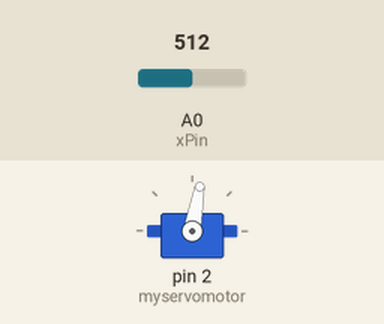
This sketch was run on a simulated Arduino Uno, built with avr-gcc and run on an emulated ATmega328P. On the bench: servo. The test bench sets the inputs (shaded band); at power-on: A0 (xPin) = 512.

Above: at 1.2 s.
1.3 s: A0 (xPin) set to 716
At 1.8 s:
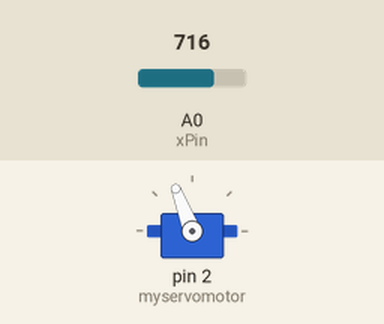
2.8 s: A0 (xPin) set to 900
At 4.0 s:
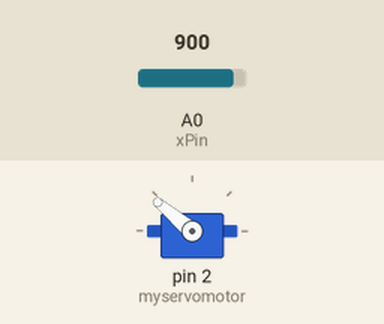
4.3 s: A0 (xPin) set to 1023
At 5.3 s:
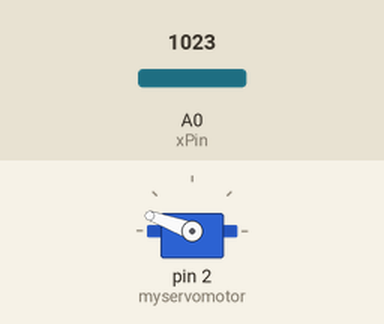
5.8 s: A0 (xPin) set to 511
At 6.4 s:
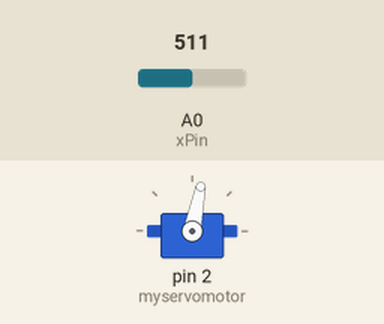
7.3 s: A0 (xPin) set to 306
At 7.6 s:
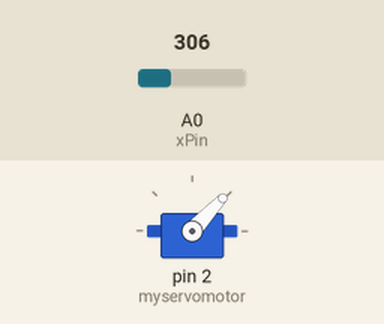
Timing chart, 0 to 9.8 s (numbered marks = the images above; inputs shaded):
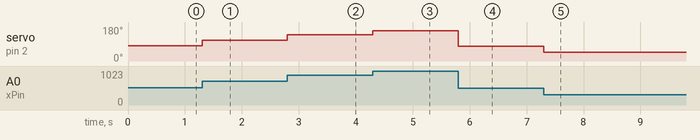

Measured:
- after the input at 1.3 s, servo on pin 2 (myservomotor): 80° → 111° at once
- after the input at 2.8 s, servo on pin 2 (myservomotor): 111° → 140° at once
- after the input at 4.3 s, servo on pin 2 (myservomotor): 140° → 160° at once
- after the input at 5.8 s, servo on pin 2 (myservomotor): 160° → 79° at once
- after the input at 7.3 s, servo on pin 2 (myservomotor): 79° → 47° at once

The sketch:

one_servo_motor_by_joystic.ino
```cpp
#include <Servo.h> // import servo motor library.
//#include "servo.h" // previous call.

int xPin = A0; // define the Pin input in joystic on the arduino and give it analog pin.

int xValue; // define variable to save the value of xPin in her.

int servoPosition; // define variable that take the value that the motor will move, after it has been calibrated.

Servo myservomotor; // define variable that will drive the motor directly.


void setup() {
  // put your setup code here, to run once:
  myservomotor.attach(2); // define the pin that the motor connected to it.
  pinMode(xPin, INPUT); // define the pin as an input pin.

}

void loop() {
  // put your main code here, to run repeatedly:
  xValue = analogRead(xPin); // define it as a variable whose input has an analog value.
  servoPosition = map(xValue,0,1023,0,160); // Converting the analog value taken from the JSTIC into an angle to drive the motor.
  myservomotor.write(servoPosition); // Writing the value after converting it inside the motor to move it.

}
```
